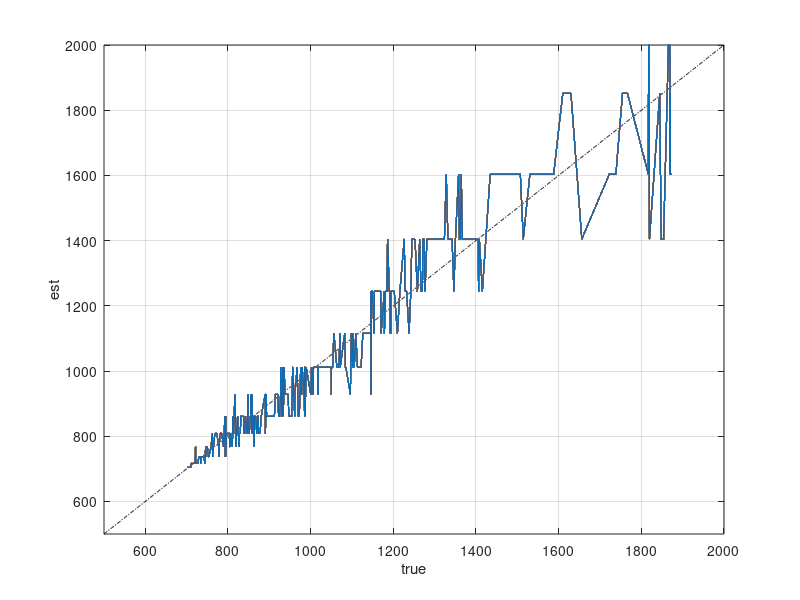

This chart was generated by the following MATLAB code:

% PD-80R:
x_pd80r = [1025.33 700.00 8 407.35 5.56
1192.32 700.00 9 627.78 14.54
804.60 700.00 4 689.07 1.98
794.57 700.00 4 683.59 1.96
1071.58 700.00 8 534.07 7.29
1362.48 700.00 11 495.48 39.11
1346.50 700.00 10 549.48 22.85
1754.45 700.00 13 401.91 135.09
1722.40 700.00 12 520.34 82.43
1514.40 700.00 11 570.35 45.02
1190.39 700.00 10 599.89 24.95
1153.38 700.00 9 644.89 14.94
986.43 700.00 6 672.90 3.76
877.44 700.00 5 662.44 2.58
778.52 700.00 3 666.52 1.49
920.51 700.00 7 594.49 5.05
1146.48 700.00 10 556.45 23.14
1271.41 700.00 11 629.40 49.69
916.48 700.00 7 664.97 5.65
1169.47 700.00 10 641.94 26.70
1226.45 700.00 11 582.91 46.02
1017.46 700.00 8 629.45 8.59
869.45 700.00 5 650.96 2.54
851.47 700.00 5 642.47 2.50
1105.46 700.00 8 644.95 8.80
746.49 700.00 4 644.98 1.85
792.52 700.00 6 634.03 3.55
720.55 700.00 2 682.55 1.25
914.55 700.00 7 574.55 4.88
816.75 700.00 7 496.25 4.22
701.72 700.00 1 682.72 1.09
762.72 700.00 3 659.22 1.47
784.72 700.00 5 618.70 2.41
848.74 700.00 5 624.72 2.43
871.71 700.00 6 643.71 3.60
825.71 700.00 5 633.71 2.47
753.73 700.00 3 643.23 1.44
858.71 700.00 6 640.20 3.58
734.71 700.00 3 630.21 1.41
826.67 700.00 5 677.67 2.64
741.66 700.00 3 648.66 1.45
744.63 700.00 3 647.65 1.44
704.65 700.00 1 694.15 1.11
848.59 700.00 7 601.09 5.11
863.53 700.00 4 698.55 2.00
972.52 700.00 6 665.52 3.72
855.53 700.00 7 606.01 5.15
778.52 700.00 4 630.01 1.81
1018.49 700.00 8 626.46 8.55
904.44 700.00 6 679.94 3.80
922.43 700.00 6 642.42 3.59
1050.42 700.00 8 655.40 8.94
933.43 700.00 6 656.40 3.67
1026.37 700.00 8 605.38 8.26
986.35 700.00 8 619.37 8.45
985.40 700.00 6 673.87 3.77
823.36 700.00 5 606.36 2.36
729.40 700.00 3 698.40 1.56
721.39 700.00 4 661.88 1.90
838.36 700.00 5 638.36 2.49
768.36 700.00 5 663.86 2.59
1146.30 700.00 10 555.30 23.10
1126.30 700.00 9 626.76 14.52
1170.28 700.00 9 663.25 15.37
1146.27 700.00 9 612.23 14.18
1162.23 700.00 10 627.20 26.09
1186.16 700.00 11 528.65 41.73
1056.15 700.00 9 586.13 13.58
947.15 700.00 6 633.64 3.55
819.17 700.00 4 696.66 2.00
746.16 700.00 3 685.16 1.53
986.14 700.00 8 512.61 7.00
839.14 700.00 5 639.62 2.49
1238.13 700.00 9 650.56 15.07
1139.08 700.00 9 633.57 14.68
1367.07 700.00 11 631.00 49.81
1306.00 700.00 11 570.97 45.07
1109.04 700.00 9 617.00 14.30
860.08 700.00 6 633.08 3.54
874.14 700.00 5 667.14 2.60
1342.07 700.00 11 492.06 38.84
1186.06 700.00 11 558.55 44.09
1328.03 700.00 12 501.00 79.37
1306.01 700.00 11 478.98 37.81
1102.02 700.00 9 603.49 13.98
1332.02 700.00 11 440.47 34.77
1609.95 700.00 13 461.91 155.26
1258.19 700.00 10 654.67 27.23
858.30 700.00 5 612.82 2.39
858.36 700.00 7 543.34 4.62
979.36 700.00 8 560.33 7.65
1270.33 700.00 10 604.78 25.15
1364.29 700.00 12 452.75 71.72
977.33 700.00 7 680.81 5.79
1127.26 700.00 9 623.27 14.44
1290.24 700.00 11 482.70 38.10
1393.24 700.00 11 529.66 41.81
1136.23 700.00 9 572.19 13.26
895.23 700.00 6 586.72 3.28
838.28 700.00 6 617.78 3.46
724.27 700.00 2 679.28 1.25
864.30 700.00 6 651.82 3.65
920.32 700.00 7 581.80 4.94
912.31 700.00 6 672.80 3.76
773.30 700.00 5 591.79 2.30
794.32 700.00 3 653.30 1.46
793.30 700.00 3 682.30 1.52
806.33 700.00 5 628.31 2.45
746.39 700.00 3 683.39 1.52
840.40 700.00 5 662.89 2.58
930.39 700.00 6 669.36 3.75
1022.36 700.00 8 562.83 7.68
1063.37 700.00 8 420.34 5.74
1146.31 700.00 7 679.79 5.78
1113.31 700.00 8 655.78 8.95
1242.30 700.00 10 390.75 16.25
1300.24 700.00 11 515.20 40.67
1274.22 700.00 11 553.66 43.71
1306.19 700.00 11 514.62 40.62
1406.16 700.00 10 640.07 26.62
1408.09 700.00 11 675.55 53.33
1045.10 700.00 8 585.59 7.99
794.25 700.00 5 652.71 2.54
789.22 700.00 4 690.21 1.98
911.17 700.00 6 690.18 3.86
970.19 700.00 6 678.66 3.80
794.18 700.00 5 659.68 2.57
890.16 700.00 7 622.64 5.29
933.13 700.00 8 582.13 7.94
749.14 700.00 4 663.13 1.90
762.28 700.00 5 549.27 2.14
870.26 700.00 5 668.24 2.60
733.26 700.00 3 648.76 1.45
896.24 700.00 6 679.23 3.80
734.24 700.00 2 694.73 1.28
778.28 700.00 4 648.27 1.86
846.29 700.00 5 657.77 2.56
935.41 700.00 8 607.41 8.29
730.45 700.00 3 676.94 1.51
956.41 700.00 8 574.91 7.85
1252.37 700.00 11 495.35 39.10
1415.36 700.00 10 641.30 26.67
1530.29 700.00 12 446.27 70.70
1178.29 700.00 10 583.26 24.26
1194.28 700.00 10 547.75 22.78
1194.25 700.00 9 623.73 14.45
1018.23 700.00 8 585.22 7.99
1474.19 700.00 12 570.63 90.40
927.20 700.00 8 630.67 8.61
989.17 700.00 8 588.16 8.03
1190.15 700.00 10 548.12 22.80
984.14 700.00 7 660.12 5.61
750.19 700.00 4 680.70 1.95
727.18 700.00 2 690.69 1.27
1018.17 700.00 7 535.18 4.55
1049.38 700.00 8 650.32 8.87
890.39 700.00 5 658.89 2.57
938.38 700.00 7 596.40 5.07
752.43 700.00 3 673.94 1.50
945.40 700.00 7 652.40 5.54
1178.39 700.00 9 670.87 15.54
1082.35 700.00 9 575.34 13.33
1009.34 700.00 8 592.84 8.09
1192.34 700.00 9 666.30 15.44
1228.28 700.00 10 607.75 25.28
1098.28 700.00 9 576.26 13.35
1050.27 700.00 7 629.26 5.35
837.30 700.00 6 619.79 3.47
858.31 700.00 7 590.79 5.02
813.35 700.00 5 618.33 2.41
917.42 700.00 7 626.38 5.32
826.42 700.00 4 659.42 1.89
823.44 700.00 6 649.93 3.64
880.42 700.00 6 625.41 3.50
842.39 700.00 6 674.38 3.77
954.38 700.00 6 658.87 3.69
961.42 700.00 6 632.39 3.54
794.39 700.00 6 603.90 3.38
1068.09 1045.42 8 691.06 1.49
1655.98 1279.38 11 584.94 1.83
1816.91 912.12 12 359.38 1.30
1847.84 958.72 11 438.33 1.37
1869.88 845.82 12 333.26 1.21
1587.82 982.95 12 387.29 1.40
975.83 951.28 8 628.83 1.36
829.82 797.38 5 678.33 1.14
896.82 774.12 6 613.32 1.11
1215.80 1001.06 10 524.27 1.43
1869.79 1239.02 12 488.18 1.77
1853.75 1147.61 11 524.70 1.64
1869.78 1211.04 12 477.16 1.73
1819.69 606.22 11 277.17 0.87
1869.69 748.97 12 295.10 1.07
1872.66 1427.71 12 562.53 2.04
1869.76 1068.54 13 358.15 1.53
1629.68 1131.15 13 379.14 1.62
1191.67 1204.17 10 630.65 1.72
1276.64 1186.93 10 621.62 1.70
1405.59 1036.92 11 474.08 1.48
1323.56 939.52 11 429.55 1.34
1844.50 1050.03 13 351.95 1.50
1869.48 1333.47 12 525.39 1.90
1738.41 904.52 12 356.39 1.29
1726.39 1154.43 12 454.85 1.65
1869.39 1279.17 13 428.75 1.83
1136.35 1024.71 9 606.84 1.46
1281.32 1233.11 11 563.78 1.76
804.53 720.90 4 650.02 1.03
810.53 755.27 4 681.02 1.08
1158.49 1028.15 10 538.46 1.47
1149.44 1153.12 10 603.91 1.65
1766.35 1841.64 13 617.28 2.63
1167.32 1111.84 10 582.29 1.59
1434.28 1411.71 12 556.22 2.02
1350.24 1400.27 11 640.21 2.00
1184.26 1249.16 10 654.21 1.78
1507.22 1684.34 12 663.64 2.41
839.21 790.77 5 672.71 1.13
1101.21 1047.87 8 692.68 1.50
1006.19 936.56 7 682.17 1.34
927.19 859.68 7 626.17 1.23
893.18 681.80 6 540.18 0.97
930.18 841.12 7 612.66 1.20
1071.14 902.77 9 534.63 1.29
855.14 780.84 6 618.64 1.12
746.15 709.39 4 639.65 1.01
967.15 855.67 8 565.62 1.22
716.15 677.44 2 660.14 0.97
1084.14 810.26 8 535.61 1.16
777.12 744.84 4 671.61 1.06
867.12 802.26 6 635.61 1.15
823.12 748.62 6 593.11 1.07
1030.11 856.36 8 566.09 1.22
1006.10 775.40 8 512.57 1.11
1002.09 914.43 7 666.05 1.31
1000.06 803.90 7 585.55 1.15
851.07 778.25 5 662.05 1.11
978.10 862.30 7 628.08 1.23
744.11 703.06 2 685.10 1.00
935.13 867.15 7 631.62 1.24
1085.12 1009.92 8 667.59 1.44
722.12 690.75 2 673.11 0.99
1186.11 1097.07 10 574.56 1.57
1202.06 944.26 10 494.53 1.35
1232.02 950.87 10 497.99 1.36
803.03 767.05 5 652.53 1.10
746.02 711.48 4 641.53 1.02
759.02 733.65 4 661.53 1.05
797.05 731.81 5 622.55 1.05
1053.02 944.00 8 624.01 1.35
824.02 770.57 5 655.52 1.10
782.02 745.29 5 634.02 1.06
1002.00 972.67 8 642.97 1.39
1817.88 1146.91 14 322.82 1.64
1359.88 1326.18 11 606.34 1.89
1613.81 1312.03 13 439.77 1.87
1263.80 1261.51 11 576.77 1.80
1230.79 973.35 10 509.77 1.39
1340.79 907.14 11 414.75 1.30
1006.81 1010.96 8 668.28 1.44
889.82 864.66 7 629.80 1.24
854.03 793.31 6 628.52 1.13
920.02 878.66 7 640.00 1.26
906.00 855.76 6 678.00 1.22
942.02 835.42 7 608.50 1.19
802.02 764.69 5 650.52 1.09
893.01 812.75 7 591.99 1.16
1096.00 926.65 7 674.96 1.32
1153.98 971.80 10 508.95 1.39
1266.93 1264.81 10 662.41 1.81
1244.90 1117.41 11 510.89 1.60
1357.89 1257.16 12 495.33 1.80
860.88 835.41 6 661.88 1.19
1868.84 1730.91 14 487.20 2.47
1299.78 1166.32 11 533.25 1.67
1180.77 1220.58 10 639.24 1.74
956.80 882.36 8 583.27 1.26
732.90 716.40 3 675.88 1.02
1046.86 977.80 8 646.36 1.40
811.91 760.34 6 602.40 1.09
924.90 864.47 6 684.90 1.23
709.94 697.43 1 692.94 1.00
764.93 738.53 4 665.92 1.06
801.92 761.05 5 647.42 1.09
716.00 693.73 2 676.01 0.99
796.99 758.78 5 645.49 1.08
961.97 890.95 7 648.95 1.27
830.98 795.75 6 630.46 1.14
930.96 804.45 7 585.95 1.15
910.97 820.98 6 650.44 1.17
701.96 684.87 1 680.46 0.98
929.96 751.58 7 547.44 1.07
780.96 721.12 5 613.46 1.03
710.95 692.12 2 674.44 0.99
750.00 614.94 4 554.49 0.88
873.01 744.69 6 590.00 1.06
976.00 813.42 7 592.48 1.16
1121.98 873.56 8 577.45 1.25
1209.95 990.20 9 586.40 1.41
1052.90 858.34 8 567.39 1.23
1471.84 1331.91 12 524.78 1.90
1868.84 1242.37 14 349.69 1.77];

% PD8: (mean_neighbor_x)
x_pd8 = [824.64 746.34 1 606.65 1.07
859.65 802.93 1 652.65 1.15
795.63 1627.94 3 252.14 2.33
964.62 513.46 2 224.13 0.73
997.56 632.43 2 276.06 0.90
747.56 534.62 1 434.56 0.76
1360.49 903.81 2 303.99 1.29
1867.54 780.12 2 340.53 1.11
1867.61 676.04 2 295.10 0.97
1674.83 870.12 2 379.82 1.24
1867.77 866.55 2 378.26 1.24
1680.80 754.39 2 329.30 1.08
1053.82 723.53 2 315.83 1.03
1092.79 468.05 2 204.31 0.67
1112.77 400.42 2 174.79 0.57
1514.75 702.80 2 306.78 1.00
1665.76 706.82 2 289.26 1.01
763.72 590.19 1 479.73 0.84
779.71 548.35 1 445.71 0.78
1018.66 399.01 2 174.18 0.57
1088.64 428.75 2 187.16 0.61
1103.61 475.29 2 202.13 0.68
1070.60 641.67 2 280.10 0.92
903.57 632.47 2 276.08 0.90
1252.56 771.47 1 627.07 1.10
996.57 852.35 2 372.06 1.22
941.56 607.22 1 493.57 0.87
969.55 398.77 2 174.07 0.57
763.57 535.26 1 435.07 0.76
1867.59 718.37 2 313.58 1.03
1849.72 935.17 2 408.22 1.34
1867.67 561.66 2 245.17 0.80
1405.63 652.97 2 254.64 0.93
984.65 423.06 2 184.67 0.60
1186.64 457.40 2 199.66 0.65
1465.67 565.09 2 246.67 0.81
1867.65 591.38 2 258.15 0.84
1867.85 857.57 2 374.34 1.23];


close all;

x = x_pd80r;

[~, idx] = sort(x(:,1));
x = x(idx,:);

%figure; plot(x);

y = x;

% amplification_compensation = amplification_mapping[min ( length_ampmap - 1, 1 + number_overloaded_samples )] * mean_neighbor / new_clip_level;

ampmap_const_step     = 0.053; % PD80R
%ampmap_const_step     = 0.4; % PD8
clip_limit            = 700;

amplification_mapping = transpose(10 .^ ([0:ampmap_const_step:ampmap_const_step * 20] .^ 2));
amplification_mapping(amplification_mapping > 5) = 5; % never to higher than 5
%amplification_compensation = amplification_mapping(1 + y(:, 3)) .* y(:, 4) ./ clip_limit;


% new test -> enable new test by enabling the last line of this block
ampmap_const_step     = 0.045; % PD80R
amplification_mapping = transpose(10 .^ ([0:ampmap_const_step:ampmap_const_step * 20] .^ 2));
amplification_mapping(amplification_mapping > 5) = 5; % never to higher than 5
a_low  = amplification_mapping(1 + y(:, 3));
a_high = amplification_mapping(1 + y(:, 3) + 1);
r      = y(:, 4) ./ clip_limit;
a_diff = a_high - a_low;
%amplification_compensation = amplification_mapping(1 + y(:, 3)) + r .* a_diff;


% new test -> enable new test by enabling the last line of this block
ampmap_const_step          = 0.05; % PD80R
amplification_mapping      = transpose(10 .^ ([0:ampmap_const_step:ampmap_const_step * 20] .^ 2));
amplification_mapping(amplification_mapping > 5) = 5; % never to higher than 5
a_low                      = amplification_mapping(1 + y(:, 3));
a_high                     = amplification_mapping(1 + y(:, 3) + 1);
a_diff                     = a_high - a_low;
a_diff_abs                 = a_diff * clip_limit / a_low;
neighbor_to_limit_abs      = (y(:, 4) - (clip_limit - a_diff_abs));
neighbor_to_limit_abs      = max(0, min(a_diff_abs, neighbor_to_limit_abs));
amplification_compensation = a_low + neighbor_to_limit_abs / a_diff_abs .* a_diff;


% new test2 -> enable new test by enabling the last line of this block
ampmap_const_step     = 0.055; % PD80R
amplification_mapping = transpose(10 .^ ([0:ampmap_const_step:ampmap_const_step * 20] .^ 2));
%amplification_compensation = amplification_mapping(1 + y(:, 3)) + y(:, 4) / clip_limit - 1;



%figure; plot(20 * log10(700:2000), 20 * log10(700:2000), 'k-.');
%xlabel('true'); ylabel('est'); grid on; hold on;
%plot(20 * log10(y(:, 1)), 20 * log10(clip_limit * amplification_compensation));

figure; plot(500:2000, 500:2000, 'k-.');axis([500, 2000, 500, 2000]);
xlabel('true'); ylabel('est'); grid on; hold on;
plot(y(:, 1), clip_limit * amplification_compensation);

%figure; plot(y(:, 1)); grid on; hold on;
%plot(clip_limit * amplification_compensation, 'g')
%plot(y(:, 4), 'r')

%plot(amplification_compensation); grid on; hold on; plot(y(:, 5))
%plot(20 * log10(amplification_compensation)); grid on; hold on; plot(20 * log10(y(:, 5)))


%figure;plot(y(:,3))




